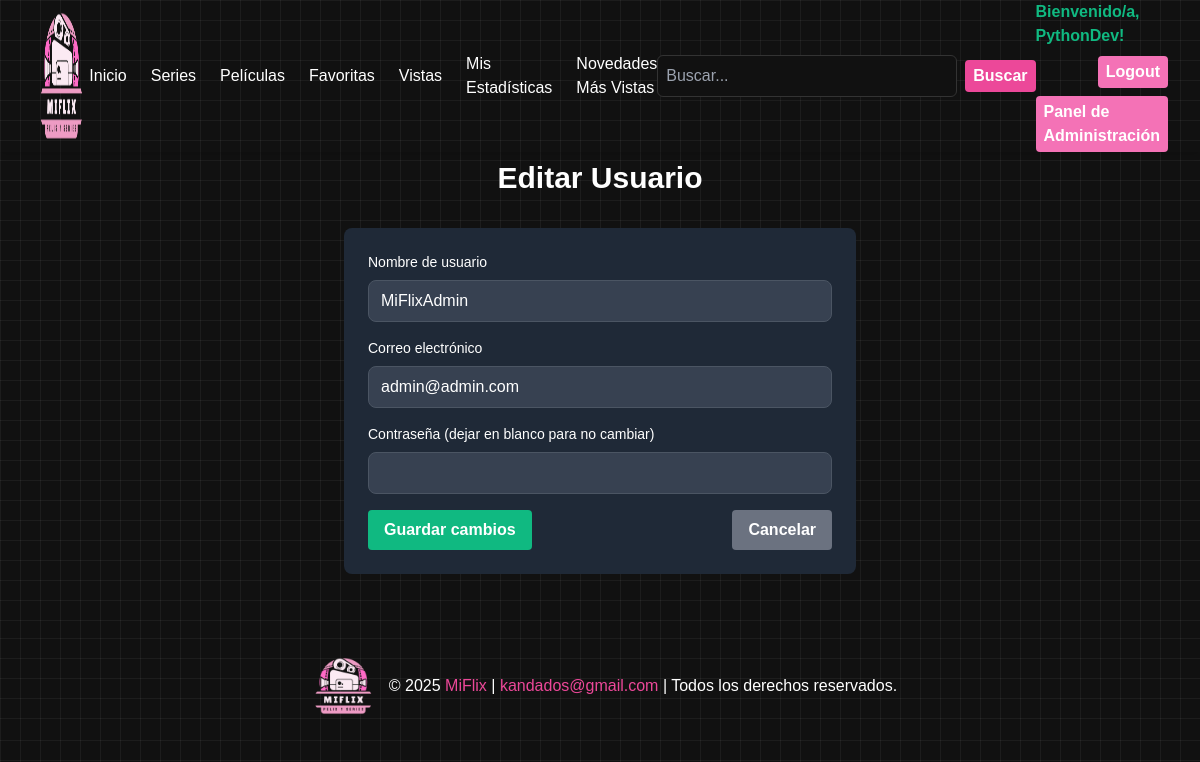
Screenshot of /usuarios/gestion-usuarios/editar/1/ (signed in) with the database file from the repository.
### usuarios/models.py (models this page shows, shortened)
class Usuario(AbstractUser):
    ADMIN = 'ADMIN'
    CLIENT = 'CLIENT'
    ROLE_CHOICES = [
        (ADMIN, 'Administrador'),
        (CLIENT, 'Cliente'),
        ('USER', 'USUARIO'),
    ]
    is_first_login = models.BooleanField(default=True)  # Este campo indica si es el primer login
    role = models.CharField(max_length=10, choices=ROLE_CHOICES, default=CLIENT)
    email = models.EmailField(unique=True)

### usuarios/views.py (the view, shortened to what this page needs)
# urls.py: path('gestion-usuarios/editar/<int:user_id>/', views.editar_usuario, name='editar_usuario'),
@login_required
@user_passes_test(es_administrador)
def editar_usuario(request, user_id):
    usuario = get_object_or_404(Usuario, id=user_id)
    return render(request, 'usuarios/editar_usuario.html', {'usuario': usuario})

### usuarios/views.py (called while the page is built)
def es_administrador(user):
    return user.is_authenticated and user.is_staff

### usuarios/templates/usuarios/editar_usuario.html (shortened to what this page needs)
{% extends "MiFlixApp/base.html" %}
{% block content %}
<section class="py-8 px-4 mt-32">
    <h1 class="text-3xl font-bold text-center mb-8">Editar Usuario</h1>
    <form method="POST" class="max-w-lg mx-auto bg-gray-800 text-white rounded-lg p-6">
        <div class="mb-4">
            <label for="username" class="block text-sm font-medium mb-2">Nombre de usuario</label>
            <input type="text" id="username" name="username" value="{{ usuario.username }}" class="w-full bg-gray-700 border border-gray-600 rounded-lg px-3 py-2 text-white" required>
        </div>
        <div class="mb-4">
            <label for="email" class="block text-sm font-medium mb-2">Correo electrónico</label>
            <input type="email" id="email" name="email" value="{{ usuario.email }}" class="w-full bg-gray-700 border border-gray-600 rounded-lg px-3 py-2 text-white" required>
        </div>
        <div class="mb-4">
            <label for="password" class="block text-sm font-medium mb-2">Contraseña (dejar en blanco para no cambiar)</label>
            <input type="password" id="password" name="password" class="w-full bg-gray-700 border border-gray-600 rounded-lg px-3 py-2 text-white">
        </div>
        <div class="flex justify-between">
            <button type="submit" class="bg-green-500 hover:bg-green-700 text-white font-bold py-2 px-4 rounded">Guardar cambios</button>
            <a href="{% url 'usuarios:gestion_usuarios' %}" class="bg-gray-500 hover:bg-gray-700 text-white font-bold py-2 px-4 rounded">Cancelar</a>
        </div>
    </form>
</section>
{% endblock %}

### MiFlixApp/templates/MiFlixApp/base.html (shortened to what this page needs)
<!DOCTYPE html>
<html lang="es">
<head>
    {% load static %}
    <link href="https://cdn.jsdelivr.net/npm/tailwindcss@2.2.19/dist/tailwind.min.css" rel="stylesheet">
    <link rel="stylesheet" href="https://cdn.jsdelivr.net/npm/flyonui@latest/dist/flyonui.min.css">
    <link rel="stylesheet" href="{% static 'MiFlixApp/style.css' %}">
</head>
<body class="text-white">
    <header id="main-header" class="fixed top-0 left-0 w-full z-50 transition-all duration-300 ease-in-out shadow-md">
        <div class="flex items-center justify-between px-20 py- md:px-8">
            <a href="{% url 'MiFlixApp:index' %}">
                <img src="{% static 'MiFlixApp/images/logo.png' %}" alt="Logo MiFlix" class="h-36">
            </a>
            <nav id="menu" class="hidden md:flex space-x-6 items-center">
                <a href="{% url 'MiFlixApp:index' %}" class="hover:text-pink-300">Inicio</a>
                <a href="{% url 'MiFlixApp:series' %}" class="hover:text-pink-300">Series</a>
                <a href="{% url 'MiFlixApp:peliculas' %}" class="hover:text-pink-300">Películas</a>
                {% if user.is_authenticated %}
                    <a href="{% url 'usuarios:favoritos' %}" class="hover:text-pink-300">Favoritas</a>
                    <a href="{% url 'usuarios:ya_vistas' %}" class="hover:text-pink-300">Vistas</a>
                    <a href="{% url 'usuarios:estadisticas_usuario' %}" class="hover:text-pink-300">Mis Estadísticas</a>
                {% endif %}
                <a href="{% url 'MiFlixApp:novedades_mas_vistas' %}" class="hover:text-pink-300">Novedades Más Vistas</a>
            </nav>
            <form action="{% url 'MiFlixApp:buscar_contenido' %}" method="get" class="hidden md:flex items-center space-x-2">
                <input
                    type="text"
                    name="q"
                    placeholder="Buscar..."
                    class="search-input"
                >
                <button type="submit" class="bg-pink-500 hover:bg-pink-700 text-white font-bold py-1 px-2 rounded">
                    Buscar
                </button>
            </form>
            <div class="hidden md:flex flex-col items-end space-y-2">
                {% if user.is_authenticated %}
                    <span class="text-green-500 font-semibold">Bienvenido/a, {{ user.username }}!</span>
                    <form action="{% url 'usuarios:logout' %}" method="post" class="inline">
                        <button type="submit" class="bg-pink-400 hover:bg-pink-500 text-white font-bold py-1 px-2 rounded">
                            Logout
                        </button>
                    </form>
                    {% if user.is_staff %}
                        <a href="{% url 'usuarios:panel_admin' %}" class="bg-pink-400 hover:bg-pink-500 text-white font-bold py-1 px-2 rounded">
                            Panel de Administración
                        </a>
                    {% endif %}
                {% else %}
                    <div class="flex space-x-2">
                        <a href="{% url 'usuarios:login' %}" class="bg-white-400 hover:bg-pink-500 text-white font-bold py-1 px-2 rounded">Login</a>
                        <a href="{% url 'usuarios:registro' %}" class="bg-white-400 hover:bg-pink-500 text-white font-bold py-1 px-2 rounded">Registro</a>
                    </div>
                {% endif %}
            </div>
        </div>
    </header>
    <main class="{% if request.resolver_match.url_name in 'series peliculas favoritos ya_vistas estadisticas_usuario novedades_mas_vistas' %}adjusted-content{% endif %} px-4 sm:px-8">
        {% block content %}{% endblock %}
    </main>
    <footer class="text-center text-white py-4 mt-8">
    <div class="flex justify-center items-center space-x-2">
        <img src="{% static 'MiFlixApp/images/logo.png' %}" alt="Logo MiFlix" class="h-16">
        <span>© 2025 <span class="highlight">MiFlix</span> | <span class="highlight">kandados@gmail.com</span> | Todos los derechos reservados.</span>
    </div>
</footer>
</body>
</html>

### MiFlixApp/static/MiFlixApp/style.css (style rules this page uses)
body { background-color: #111; background-image: linear-gradient(rgba(255, 255, 255, 0.05) 1px, transparent 1px), linear-gradient(90deg, rgba(255, 255, 255, 0.05) 1px, transparent 1px); background-size: 20px 20px; color: #fff; margin: 0; padding: 0; font-family: 'Arial', sans-serif; }
header { background-color: #202020; }
footer { background-color: #202020; }

### MiFlixApp/templates/MiFlixApp/base.html (style rules this page uses)
body { background-color: #111; background-image: linear-gradient(rgba(255, 255, 255, 0.05) 1px, transparent 1px), linear-gradient(90deg, rgba(255, 255, 255, 0.05) 1px, transparent 1px); background-size: 20px 20px; color: #fff; }
header { background-color: #111; background-image: linear-gradient(rgba(255, 255, 255, 0.05) 1px, transparent 1px), linear-gradient(90deg, rgba(255, 255, 255, 0.05) 1px, transparent 1px); background-size: 20px 20px; }
footer { background-color: #111; background-image: linear-gradient(rgba(255, 255, 255, 0.05) 1px, transparent 1px), linear-gradient(90deg, rgba(255, 255, 255, 0.05) 1px, transparent 1px); background-size: 20px 20px; }
footer .highlight { color: #ec4899; }
.search-input { width: 300px; background-color: #111; color: #fff; border: 1px solid #333; padding: 0.5rem; border-radius: 0.375rem; }

### rows the page displays
Usuario: username "PythonDev"
Usuario: username "MiFlixAdmin", email "admin@admin.com"
